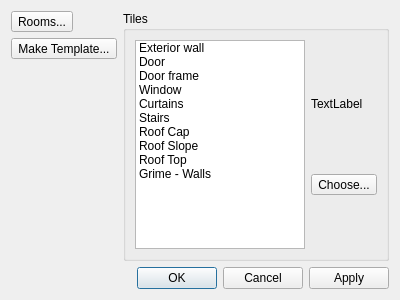
<?xml version="1.0" encoding="UTF-8"?>
<ui version="4.0">
 <class>BuildingPropertiesDialog</class>
 <widget class="QDialog" name="BuildingPropertiesDialog">
  <property name="geometry">
   <rect>
    <x>0</x>
    <y>0</y>
    <width>400</width>
    <height>300</height>
   </rect>
  </property>
  <property name="windowTitle">
   <string>Building Properties</string>
  </property>
  <layout class="QGridLayout" name="gridLayout_2">
   <item row="0" column="0">
    <layout class="QVBoxLayout" name="verticalLayout">
     <item>
      <widget class="QToolButton" name="rooms">
       <property name="text">
        <string>Rooms...</string>
       </property>
      </widget>
     </item>
     <item>
      <widget class="QToolButton" name="makeTemplate">
       <property name="text">
        <string>Make Template...</string>
       </property>
      </widget>
     </item>
     <item>
      <spacer name="verticalSpacer">
       <property name="orientation">
        <enum>Qt::Vertical</enum>
       </property>
       <property name="sizeHint" stdset="0">
        <size>
         <width>20</width>
         <height>40</height>
        </size>
       </property>
      </spacer>
     </item>
    </layout>
   </item>
   <item row="0" column="1">
    <widget class="QGroupBox" name="groupBox">
     <property name="title">
      <string>Tiles</string>
     </property>
     <layout class="QGridLayout" name="gridLayout">
      <item row="0" column="0">
       <layout class="QHBoxLayout" name="horizontalLayout_5">
        <item>
         <widget class="QListWidget" name="tilesList">
          <item>
           <property name="text">
            <string>Exterior wall</string>
           </property>
          </item>
          <item>
           <property name="text">
            <string>Door</string>
           </property>
          </item>
          <item>
           <property name="text">
            <string>Door frame</string>
           </property>
          </item>
          <item>
           <property name="text">
            <string>Window</string>
           </property>
          </item>
          <item>
           <property name="text">
            <string>Curtains</string>
           </property>
          </item>
          <item>
           <property name="text">
            <string>Stairs</string>
           </property>
          </item>
          <item>
           <property name="text">
            <string>Roof Cap</string>
           </property>
          </item>
          <item>
           <property name="text">
            <string>Roof Slope</string>
           </property>
          </item>
          <item>
           <property name="text">
            <string>Roof Top</string>
           </property>
          </item>
          <item>
           <property name="text">
            <string>Grime - Walls</string>
           </property>
          </item>
         </widget>
        </item>
        <item>
         <layout class="QVBoxLayout" name="verticalLayout_2">
          <item>
           <widget class="QLabel" name="tileLabel">
            <property name="minimumSize">
             <size>
              <width>64</width>
              <height>128</height>
             </size>
            </property>
            <property name="maximumSize">
             <size>
              <width>16777215</width>
              <height>128</height>
             </size>
            </property>
            <property name="text">
             <string>TextLabel</string>
            </property>
           </widget>
          </item>
          <item>
           <widget class="QToolButton" name="chooseTile">
            <property name="text">
             <string>Choose...</string>
            </property>
           </widget>
          </item>
          <item>
           <spacer name="verticalSpacer_2">
            <property name="orientation">
             <enum>Qt::Vertical</enum>
            </property>
            <property name="sizeHint" stdset="0">
             <size>
              <width>20</width>
              <height>40</height>
             </size>
            </property>
           </spacer>
          </item>
         </layout>
        </item>
       </layout>
      </item>
     </layout>
    </widget>
   </item>
   <item row="1" column="1">
    <widget class="QDialogButtonBox" name="buttonBox">
     <property name="orientation">
      <enum>Qt::Horizontal</enum>
     </property>
     <property name="standardButtons">
      <set>QDialogButtonBox::Apply|QDialogButtonBox::Cancel|QDialogButtonBox::Ok</set>
     </property>
    </widget>
   </item>
  </layout>
 </widget>
 <resources/>
 <connections>
  <connection>
   <sender>buttonBox</sender>
   <signal>accepted()</signal>
   <receiver>BuildingPropertiesDialog</receiver>
   <slot>accept()</slot>
   <hints>
    <hint type="sourcelabel">
     <x>248</x>
     <y>254</y>
    </hint>
    <hint type="destinationlabel">
     <x>157</x>
     <y>274</y>
    </hint>
   </hints>
  </connection>
  <connection>
   <sender>buttonBox</sender>
   <signal>rejected()</signal>
   <receiver>BuildingPropertiesDialog</receiver>
   <slot>reject()</slot>
   <hints>
    <hint type="sourcelabel">
     <x>316</x>
     <y>260</y>
    </hint>
    <hint type="destinationlabel">
     <x>286</x>
     <y>274</y>
    </hint>
   </hints>
  </connection>
 </connections>
</ui>
